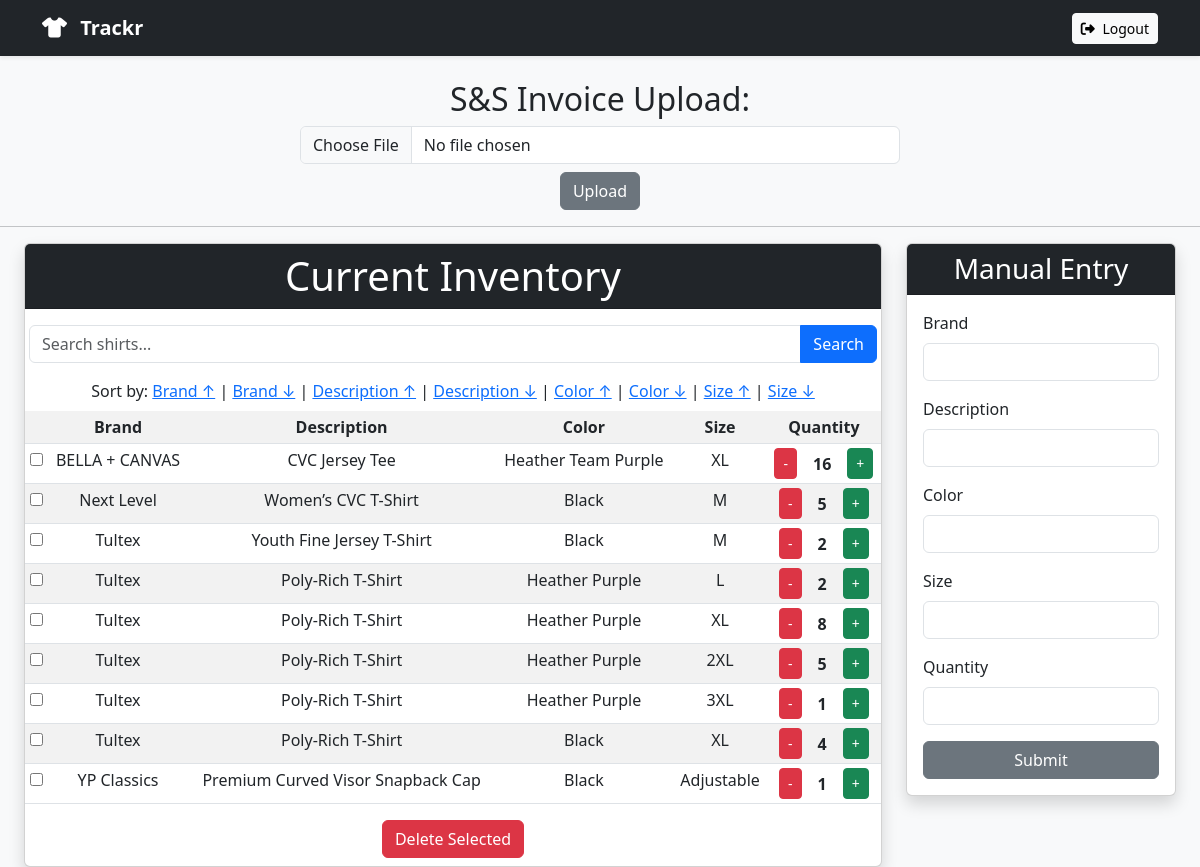
The app's page /home (signed in), older data.
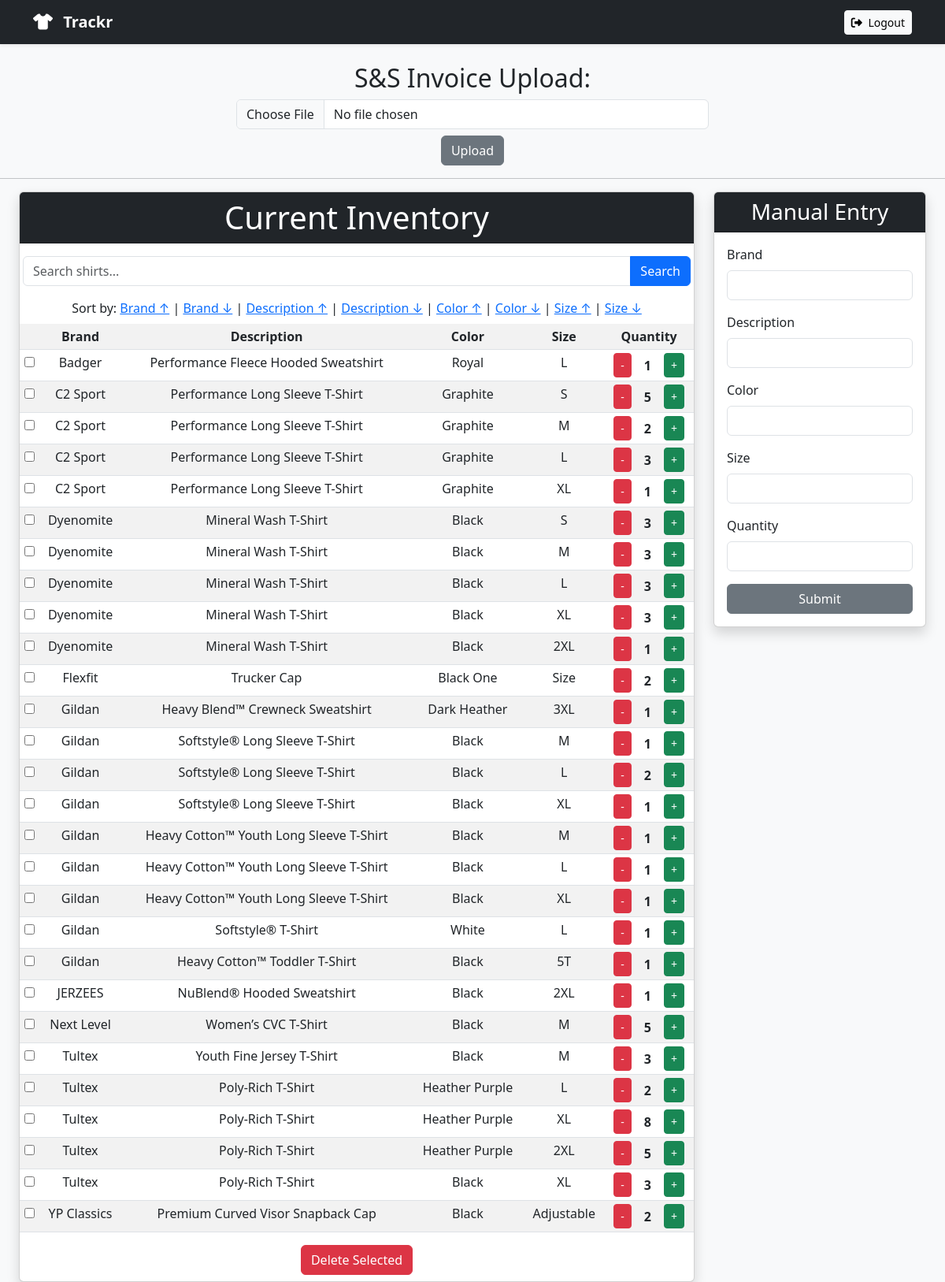
The same page, newer data.
### tables this page shows
CREATE TABLE shirts (
    id INTEGER PRIMARY KEY AUTOINCREMENT,
    brand TEXT NOT NULL,
    description TEXT NOT NULL,
    color TEXT NOT NULL,
    size TEXT NOT NULL,
    quantity INTEGER NOT NULL,
    userID INTEGER,
    FOREIGN KEY(userID) REFERENCES users(id)
);

### inventory.py (the view)
def home():
    userID = request.cookies.get('userID')
    if not userID:
        return redirect('/login')
    sortBy = request.args.get('sortBy', 'brand')
    sortOrder = request.args.get('order', 'asc')
    search = request.args.get('search', '')
    if sortBy not in ['brand', 'description', 'color', 'size', 'quantity']:
        sortBy = 'brand'
    if sortOrder not in ['asc', 'desc']:
        sortOrder = 'asc'
    conn = get_db_connection()
    cursor = conn.cursor()
    if sortBy == 'size':
        order_clause = f'''
            ORDER BY CASE size
                WHEN 'NB' THEN 1
                WHEN '0-3M' THEN 2
                WHEN '3-6M' THEN 3
                WHEN '6-9M' THEN 4
                WHEN '12M' THEN 5
                WHEN '18M' THEN 6
                WHEN '24M' THEN 7
                WHEN '2T' THEN 8
                WHEN '3T' THEN 9
                WHEN '4T' THEN 10
                WHEN '5T' THEN 11
                WHEN 'XS' THEN 12
                WHEN 'S' THEN 13
                WHEN 'M' THEN 14
                WHEN 'L' THEN 15
                WHEN 'XL' THEN 16
                WHEN '2XL' THEN 17
                WHEN '3XL' THEN 18
                WHEN '4XL' THEN 19
                ELSE 20
            END {sortOrder}
        '''
    else:
        order_clause = f'ORDER BY {sortBy} {sortOrder}'
    if search:
        search_query = f"%{search}%"
        shirts = cursor.execute(f'''
            SELECT id, brand, description, color, size, quantity
            FROM shirts
            WHERE userID = ?
            AND (
                brand LIKE ? OR
                description LIKE ? OR
                color LIKE ? OR
                size LIKE ?
            )
            {order_clause};
        ''', (userID, search_query, search_query, search_query, search_query)).fetchall()
    else:
        shirts = cursor.execute(f'''
            SELECT id, brand, description, color, size, quantity
            FROM shirts
            WHERE userID = ?
            {order_clause};
        ''', (userID,)).fetchall()
    conn.close()
    return render_template("index.html", shirts=shirts, search=search)

### db.py (called while the page is built)
def get_db_connection():
    conn = sqlite3.connect(DATABASE)
    conn.row_factory = sqlite3.Row  # allows accessing columns by name
    return conn

### templates/index.html (shortened to what this page needs)
<!DOCTYPE html>
<html lang="en">
<head>
    <link href="https://cdn.jsdelivr.net/npm/bootstrap@5.3.0/dist/css/bootstrap.min.css" rel="stylesheet">
    <link rel="stylesheet" href="https://cdnjs.cloudflare.com/ajax/libs/font-awesome/6.5.0/css/all.min.css">
</head>
<body class="bg-light">
    <nav class="navbar navbar-expand-lg navbar-dark bg-dark shadow-sm mb-4">
        <div class="container">
            <a class="navbar-brand fw-bold" href="/">
                <i class="fas fa-tshirt me-2"></i> Trackr
            </a>
            <div class="ms-auto">
                <a href="{{ url_for('logout') }}" class="btn btn-light btn-sm">
                    <i class="fas fa-sign-out-alt me-1"></i> Logout
                </a>
            </div>
        </div>
    </nav>
    <div class="text-center">
        <h2 class="mt-4">S&S Invoice Upload:</h2>
        <form action="/upload" method="POST" enctype="multipart/form-data">
            <input class="form-control w-50 mx-auto my-2" type="file" name="file" accept="application/pdf">
            <input class="btn btn-secondary" type="submit" value="Upload">
        </form>
        <hr>
    </div>
    <div class="container-fluid px-4">
        <div class="row g-4 justify-content-center">
            <div class="col-lg-9">
                <div class="card mx-auto shadow text-center">
                    <h1 class="card-header bg-dark text-white mb-3">Current Inventory</h1>
                    <form class="mb-3 mx-1" method="get" action="/home">
                    <div class="input-group">
                        <input type="text" name="search" class="form-control" placeholder="Search shirts..." value="{{ request.args.get('search', '') }}">
                        <button class="btn btn-primary" type="submit">Search</button>
                    </div>
                    </form>
                    <div>Sort by:
                    <a href="/home?sortBy=brand&order=asc">Brand ↑</a> |
                    <a href="/home?sortBy=brand&order=desc">Brand ↓</a> |
                    <a href="/home?sortBy=description&order=asc">Description ↑</a> |
                    <a href="/home?sortBy=description&order=desc">Description ↓</a> |
                    <a href="/home?sortBy=color&order=asc">Color ↑</a> |
                    <a href="/home?sortBy=color&order=desc">Color ↓</a> |
                    <a href="/home?sortBy=size&order=asc">Size ↑</a> |
                    <a href="/home?sortBy=size&order=desc">Size ↓</a>
                    </div>
                <form action="/deleteSelected" method="POST">
                    <table class="table mt-2 table-hover table-striped table-sm">
                        <tr>
                            <th></th>
                            <th>Brand</th>
                            <th>Description</th>
                            <th>Color</th>
                            <th>Size</th>
                            <th>Quantity</th>
                        </tr>
                        {% for row in shirts %}
                        <tr>
                            <td>
                                <input type="checkbox" name="selectedIDs" value="{{ row[0] }}">
                            </td>
                            <td>{{ row[1] }}</td>
                            <td>{{ row[2] }}</td>
                            <td>{{ row[3] }}</td>
                            <td>{{ row[4] }}</td>
                            <td>
                                <div class="d-flex justify-content-center align-items-center gap-2">
                                    <form action="/update_quantity" method="POST">
                                        <button type="submit" class="btn btn-sm btn-danger">-</button>
                                    </form>
                                    <span class="px-2 fw-bold">{{ row[5] }}</span>
                                    <form action="/update_quantity" method="POST">
                                        <button type="submit" class="btn btn-sm btn-success">+</button>
                                    </form>
                                </div>
                            </td>
                        </tr>
                        {% endfor %}
                    </table>
                    <button type="submit" class="btn btn-danger mb-2">Delete Selected</button>
                </form>
            </div>
        </div>
            <div class="col-lg-3 mb-4">
                <div class="card mx-auto shadow">
                    <div class="card-header bg-dark text-white text-center">
                        <h3 class="mb-0">Manual Entry</h3>
                    </div>
                    <div class="card-body">
                        <form action="/manual_shirt_entry" method="POST">
                            <div class="mb-3">
                                <label class="form-label" for="brand">Brand</label>
                                <input class="form-control" type="text" id="brand" name="brand">
                            </div>
                            <div class="mb-3">
                                <label class="form-label" for="description">Description</label>
                                <input class="form-control" type="text" id="description" name="description">
                            </div>
                            <div class="mb-3">
                                <label class="form-label" for="color">Color</label>
                                <input class="form-control" type="text" id="color" name="color">
                            </div>
                            <div class="mb-3">
                                <label class="form-label" for="size">Size</label>
                                <input class="form-control" type="text" id="size" name="size">
                            </div>
                            <div class="mb-3">
                                <label class="form-label" for="quantity">Quantity</label>
                                <input class="form-control" type="text" id="quantity" name="quantity" required>
                            </div>
                            <div class="d-grid">
                                <input class="btn btn-secondary" type="submit" value="Submit">
                            </div>
                        </form>
                    </div>
                </div>
            </div>
        </div>
    </div>
</body>
</html>

Row changes from the older to the newer data that the page shows:
removed shirts: brand "BELLA + CANVAS", description "CVC Jersey Tee", color "Heather Team Purple", size "XL", quantity "16"
removed shirts: brand "Tultex", description "Poly-Rich T-Shirt", color "Heather Purple", size "3XL", quantity "1"
added shirts: brand "Badger", description "Performance Fleece Hooded Sweatshirt", color "Royal", size "L", quantity "1"
added shirts: brand "C2 Sport", description "Performance Long Sleeve T-Shirt", color "Graphite", size "S", quantity "5"
added shirts: brand "C2 Sport", description "Performance Long Sleeve T-Shirt", color "Graphite", size "M", quantity "2"
added shirts: brand "C2 Sport", description "Performance Long Sleeve T-Shirt", color "Graphite", size "L", quantity "3"
added shirts: brand "C2 Sport", description "Performance Long Sleeve T-Shirt", color "Graphite", size "XL", quantity "1"
added shirts: brand "Dyenomite", description "Mineral Wash T-Shirt", color "Black", size "S", quantity "3"
added shirts: brand "Dyenomite", description "Mineral Wash T-Shirt", color "Black", size "M", quantity "3"
added shirts: brand "Dyenomite", description "Mineral Wash T-Shirt", color "Black", size "L", quantity "3"
added shirts: brand "Dyenomite", description "Mineral Wash T-Shirt", color "Black", size "XL", quantity "3"
added shirts: brand "Dyenomite", description "Mineral Wash T-Shirt", color "Black", size "2XL", quantity "1"
added shirts: brand "Flexfit", description "Trucker Cap", color "Black One", size "Size", quantity "2"
added shirts: brand "Gildan", description "Heavy Blend™ Crewneck Sweatshirt", color "Dark Heather", size "3XL", quantity "1"
added shirts: brand "Gildan", description "Softstyle® Long Sleeve T-Shirt", color "Black", size "M", quantity "1"
added shirts: brand "Gildan", description "Softstyle® Long Sleeve T-Shirt", color "Black", size "L", quantity "2"
added shirts: brand "Gildan", description "Softstyle® Long Sleeve T-Shirt", color "Black", size "XL", quantity "1"
added shirts: brand "Gildan", description "Heavy Cotton™ Youth Long Sleeve T-Shirt", color "Black", size "M", quantity "1"
added shirts: brand "Gildan", description "Heavy Cotton™ Youth Long Sleeve T-Shirt", color "Black", size "L", quantity "1"
added shirts: brand "Gildan", description "Heavy Cotton™ Youth Long Sleeve T-Shirt", color "Black", size "XL", quantity "1"
added shirts: brand "Gildan", description "Softstyle® T-Shirt", color "White", size "L", quantity "1"
added shirts: brand "Gildan", description "Heavy Cotton™ Toddler T-Shirt", color "Black", size "5T", quantity "1"
added shirts: brand "JERZEES", description "NuBlend® Hooded Sweatshirt", color "Black", size "2XL", quantity "1"
changed shirts "Youth Fine Jersey T-Shirt": quantity "2" → "3"
changed shirts (number 27 of 28 on the later page): quantity "4" → "3"
changed shirts "YP Classics": quantity "1" → "2"
